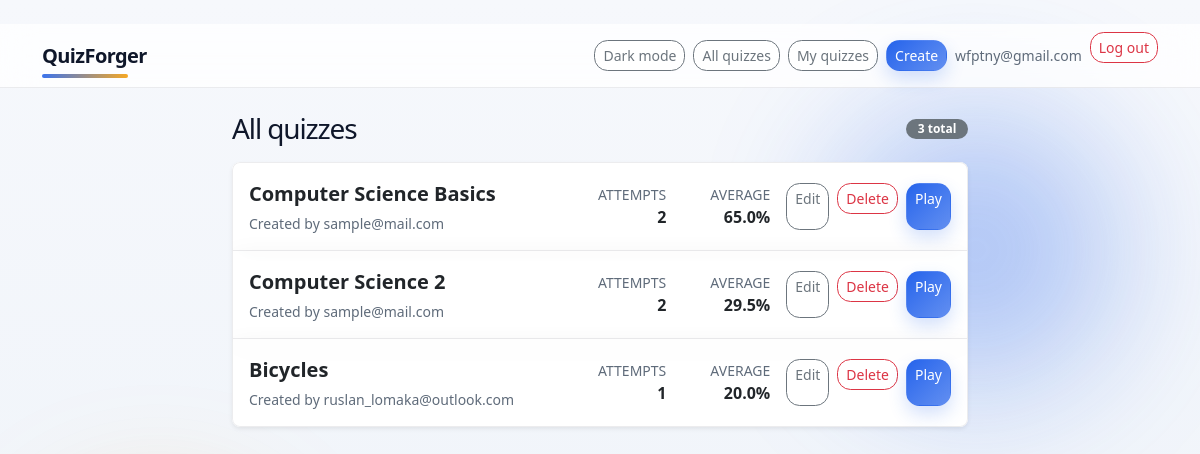
Page /quizzes (signed in) on the committed database.
### quizforger/models.py (models this page shows, shortened)
class Quiz(models.Model):
    id = models.CharField(primary_key=True, max_length=32)
    title = models.CharField(max_length=255)
    content = models.JSONField(default=dict)
    owner = models.ForeignKey(
        settings.AUTH_USER_MODEL,
        null=True,
        blank=True,
        on_delete=models.SET_NULL,
        related_name="owned_quizzes",
    )
    created_at = models.DateTimeField()
    updated_at = models.DateTimeField()
    class Meta:
        ordering = ["-created_at", "id"]

### quizforger/views.py (the view)
# urls.py: path("quizzes", views.quizzes_list, name="quizzes_list"),
def quizzes_list(request):
    quizzes = _quiz_cards_for_request(request, _quiz_list_queryset())
    return render(
        request,
        "quizforger/list.html",
        {
            "quizzes": quizzes,
            "page_title": "All quizzes",
            "active_list": "all",
        },
    )

### quizforger/views.py (called while the page is built)
def _quiz_list_queryset():
    return Quiz.objects.select_related("owner").annotate(
        attempt_count=Count("attempts"),
        average_percent=Avg(
            ExpressionWrapper(F("attempts__score") * 100.0 / F("attempts__total"), output_field=FloatField())
        ),
    )

def _can_edit_quiz(request, quiz: Quiz) -> bool:
    return request.user.is_authenticated and (
        request.user.is_staff or quiz.owner_id == request.user.id
    )

def _quiz_cards_for_request(request, queryset):
    quizzes = list(queryset)
    for quiz in quizzes:
        quiz.can_edit = _can_edit_quiz(request, quiz)
    return quizzes

### quizforger/templates/quizforger/list.html (shortened to what this page needs)
﻿{% extends "quizforger/base.html" %}
{% block content %}
<div class="row justify-content-center">
  <div class="col-lg-9 col-xl-8">
    <div class="d-flex justify-content-between align-items-center mb-3">
      <h1 class="h3 mb-0">{{ page_title }}</h1>
      <span class="badge text-bg-secondary">{{ quizzes|length }} total</span>
    </div>
    {% if quizzes %}
      <div class="list-group shadow-sm rounded-3 overflow-hidden">
        {% for quiz in quizzes %}
          <div class="list-group-item py-3 px-3">
            <div class="d-flex flex-wrap justify-content-between align-items-center gap-3">
              <div class="flex-grow-1">
                <div class="fw-semibold fs-5">{{ quiz.title }}</div>
                <div class="text-muted small mt-1">
                  Created by
                  {% if quiz.owner %}
                    {{ quiz.owner.username }}
                  {% else %}
                    guest
                  {% endif %}
                </div>
              </div>
              <div class="d-flex flex-wrap align-items-center gap-3">
                <div class="text-end">
                  <div class="text-muted small text-uppercase">Attempts</div>
                  <div class="fw-semibold">{{ quiz.attempt_count|default:0 }}</div>
                </div>
                <div class="text-end quiz-stat-min">
                  <div class="text-muted small text-uppercase">Average</div>
                  <div class="fw-semibold">
                    {% if quiz.average_percent is not None %}
                      {{ quiz.average_percent|floatformat:1 }}%
                    {% else %}
                      -
                    {% endif %}
                  </div>
                </div>
                <div class="d-flex gap-2">
                  {% if quiz.can_edit %}
                    <a class="btn btn-outline-secondary btn-sm" href="{% url 'quiz_edit' quiz.id %}">Edit</a>
                    <form method="post" action="{% url 'quiz_delete' quiz.id %}" class="d-inline" onsubmit="return confirm('Delete this quiz? This cannot be undone.');">
                      <button class="btn btn-outline-danger btn-sm" type="submit">Delete</button>
                    </form>
                  {% endif %}
                  <a class="btn btn-primary btn-sm" href="{% url 'quiz_page' quiz.id %}">Play</a>
                </div>
              </div>
            </div>
          </div>
        {% endfor %}
      </div>
    {% else %}
      <div class="alert alert-warning mb-0">
        No quizzes found here yet.
      </div>
    {% endif %}
  </div>
</div>
{% endblock %}

### quizforger/templates/quizforger/base.html (shortened to what this page needs)
<!doctype html>
<html lang="en" data-bs-theme="light">
<head>
    {% load static %}
    <link
            href="https://cdn.jsdelivr.net/npm/bootstrap@5.3.3/dist/css/bootstrap.min.css"
            rel="stylesheet"
    />
    <link href="{% static 'quizforger/app.css' %}?v=20260424-1" rel="stylesheet"/>
</head>
<body>
<nav class="navbar navbar-expand-lg app-navbar">
    <div class="container">
        <a class="navbar-brand fw-semibold" href="{% url 'quizzes_list' %}">QuizForger</a>
        <div class="ms-auto d-flex gap-2">
            <button class="btn btn-outline-secondary btn-sm" type="button" id="themeToggleBtn">Dark mode</button>
            <a class="btn btn-outline-secondary btn-sm" href="{% url 'quizzes_list' %}">All quizzes</a>
            {% if request.user.is_authenticated %}
                <a class="btn btn-outline-secondary btn-sm" href="{% url 'my_quizzes' %}">My quizzes</a>
            {% endif %}
            <a class="btn btn-primary btn-sm" href="{% url 'quiz_new' %}">Create</a>
            {% if request.user.is_authenticated %}
                <span class="navbar-text small text-muted align-self-center">{{ request.user.email }}</span>
                <form method="post" action="{% url 'logout' %}" class="d-inline">
                    <button class="btn btn-outline-danger btn-sm" type="submit">Log out</button>
                </form>
            {% else %}
                <a class="btn btn-outline-secondary btn-sm" href="{% url 'login' %}">Log in</a>
                <a class="btn btn-outline-dark btn-sm" href="{% url 'signup' %}">Sign up</a>
            {% endif %}
        </div>
    </div>
</nav>
<main class="container my-4">
    {% block content %}{% endblock %}
</main>
</body>
</html>

### quizforger/static/quizforger/app.css (style rules this page uses)
:root { --app-bg: linear-gradient(180deg, #f6f8fc 0%, #eef3f9 100%); --app-surface: rgba(255, 255, 255, 0.9); --app-surface-border: rgba(15, 23, 42, 0.08); --app-navbar: rgba(255, 255, 255, 0.78); --app-shadow: 0 10px 28px rgba(15, 23, 42, 0.08); --app-muted: #5f6b7a; --app-accent: #2563eb; --app-accent-soft: rgba(37, 99, 235, 0.12); --app-accent-warm: #f59e0b; --app-title: #0f172a; }
body { background: var(--app-bg); min-height: 100vh; position: relative; }
body::before, body::after { content: ""; position: fixed; inset: auto; border-radius: 999px; pointer-events: none; z-index: 0; filter: blur(70px); opacity: 0.55; }
body::before { width: 280px; height: 280px; top: 110px; right: 7vw; background: color-mix(in srgb, var(--app-accent) 60%, transparent); }
body::after { width: 220px; height: 220px; left: 4vw; bottom: 8vh; background: color-mix(in srgb, var(--app-accent-warm) 50%, transparent); }
.app-navbar { background: var(--app-navbar); backdrop-filter: blur(16px); border-bottom: 1px solid var(--app-surface-border); }
.app-navbar .container { align-items: center; }
.navbar-brand { position: relative; display: inline-flex; align-items: center; letter-spacing: -0.03em; color: var(--app-title) !important; padding-bottom: 0.28rem; margin-bottom: 0; }
.navbar-brand::after { content: ""; position: absolute; left: 0; right: 18%; bottom: -0.18rem; height: 0.28rem; border-radius: 999px; background: linear-gradient(90deg, var(--app-accent), var(--app-accent-warm)); opacity: 0.9; }
.app-navbar .ms-auto { align-items: center; }
.app-card, .card, .list-group-item { border-color: var(--app-surface-border) !important; }
.card, .list-group, .list-group-item { background: var(--app-surface); box-shadow: var(--app-shadow); }
.list-group-item + .list-group-item { border-top-color: var(--app-surface-border); }
h1, h2, h3, .h1, .h2, .h3 { color: var(--app-title); letter-spacing: -0.04em; }
.text-muted, .small.text-muted, .form-text { color: var(--app-muted) !important; }
.btn { border-radius: 0.85rem; }
.btn-primary { background: linear-gradient(135deg, var(--app-accent), color-mix(in srgb, var(--app-accent) 72%, white)); border-color: transparent; box-shadow: 0 8px 18px color-mix(in srgb, var(--app-accent) 20%, transparent); }
.btn-outline-secondary, .btn-outline-dark, .btn-outline-danger { background: color-mix(in srgb, var(--app-surface) 92%, transparent); }
.badge { border-radius: 999px; padding-inline: 0.72rem; }
main.container { position: relative; z-index: 1; }
.quiz-stat-min { min-width: 88px; }

### rows in the picture
Quiz: title "Computer Science Basics", owner.username "sample@mail.com", attempt_count "2", average_percent "65.0", shows "Edit"
Quiz: title "Computer Science 2", owner.username "sample@mail.com", attempt_count "2", average_percent "29.5", shows "Edit"
Quiz: title "Bicycles", owner.username "ruslan_lomaka@outlook.com", attempt_count "1", average_percent "20.0", shows "Edit"

### other values in the picture
{{ request.user.email }} "wfptny@gmail.com"
{{ page_title }} "All quizzes"
{{ quizzes|length }} "3"
